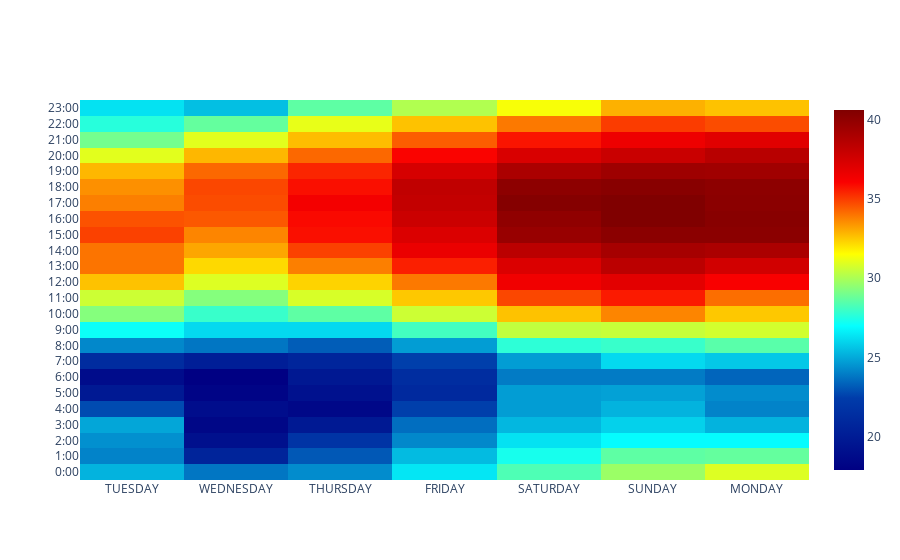

Notebook code cell kept with this figure:
### Code cell
data = [go.Heatmap(x=df2["DAY"], 
                   y=df2["LST_TIME"], 
                   z=df2["T_HR_AVG"],
                  colorscale="jet")]
layout = go.Layout(title="AZ Temps", autosize=None,
                   width=600, height=1200, 
                   xaxis=dict(title="day"),
                   yaxis=dict(title="hour"))
fig = go.Figure(data=data, layout=layout)
pyo.iplot(data)

### Figure 1 — Plotly figure (JSON) as saved in the notebook; plotly's stock layout.template omitted (floating-point values rounded to 4 significant figures; data arrays with more than 128 entries replaced by an {"elided": "..."} marker saying what was removed)
{"data": [{"colorscale": [[0, "rgb(0,0,131)"], [0.2, "rgb(0,60,170)"], [0.4, "rgb(5,255,255)"], [0.6, "rgb(255,255,0)"], [0.8, "rgb(250,0,0)"], [1, "rgb(128,0,0)"]], "type": "heatmap", "x": {"elided": "168 str values"}, "y": {"elided": "168 str values"}, "z": {"elided": "168 float values"}}], "layout": {"autosize": true, "xaxis": {"autorange": true, "range": [-0.5, 6.5], "type": "category"}, "yaxis": {"autorange": true, "range": [-0.5, 23.5], "type": "category"}}}
